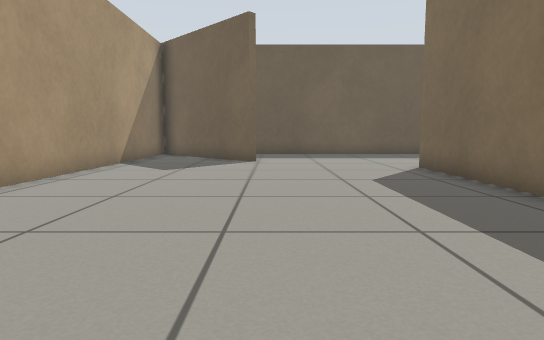
view 1 (above)

20 first-person views from a walk through a Gazebo world. The camera is 0.5 m above the floor, tilts 6° down and sees 75° across. The floor is counted in squares, 0.5 m on a side. Each view is taken from the middle of a square. On the plan, view 1 faces up. The plan holds only what a view shows up to about 13 squares ahead; the rest is blank.

view 2
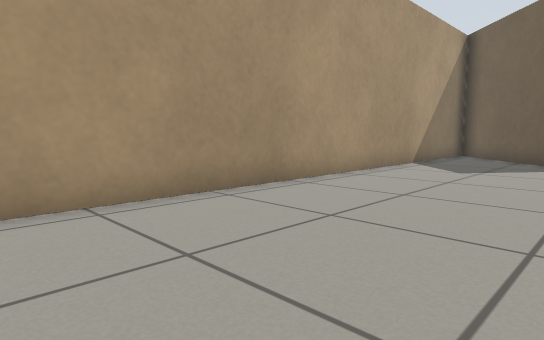

view 3
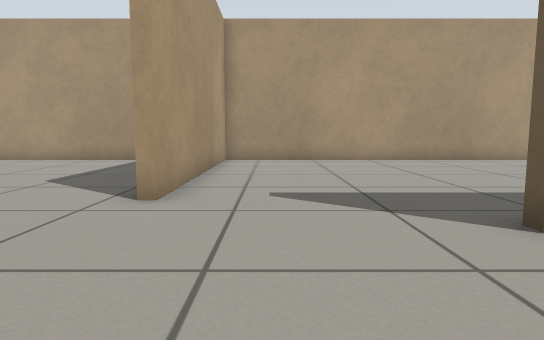

view 4
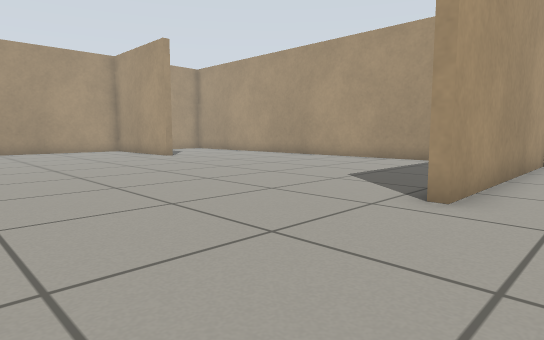

view 5
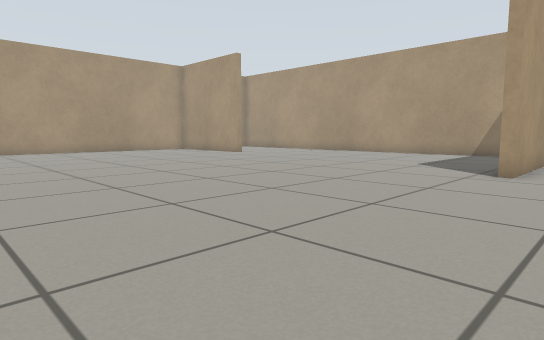

view 6
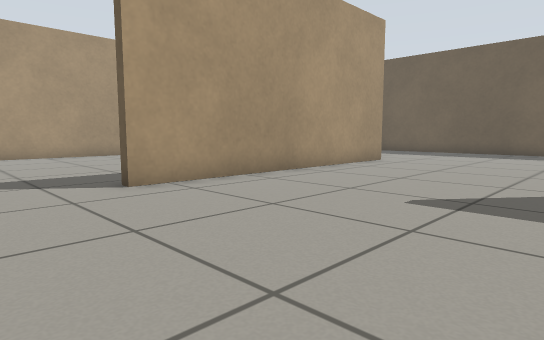

view 7
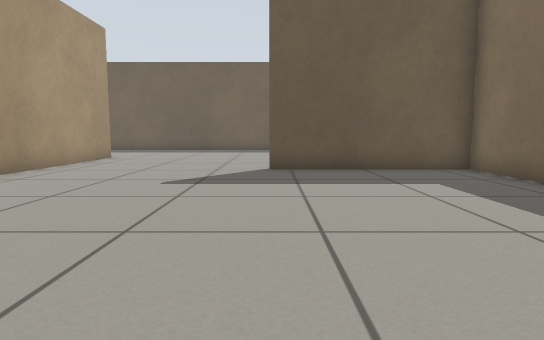

view 8
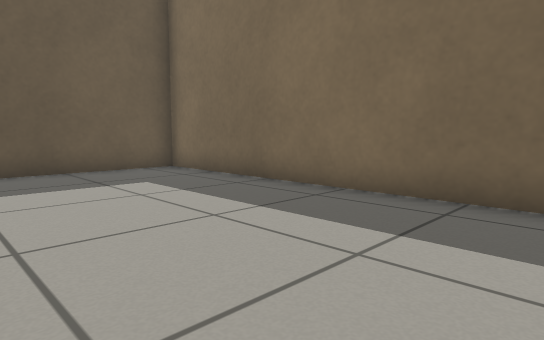

view 9
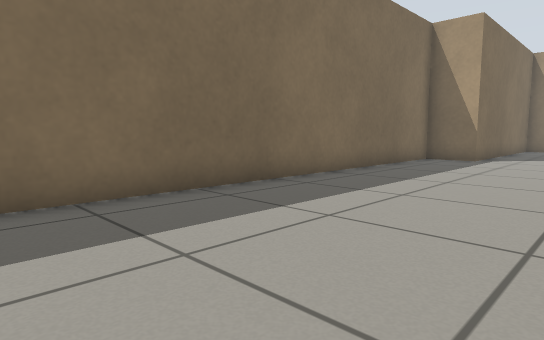

view 10
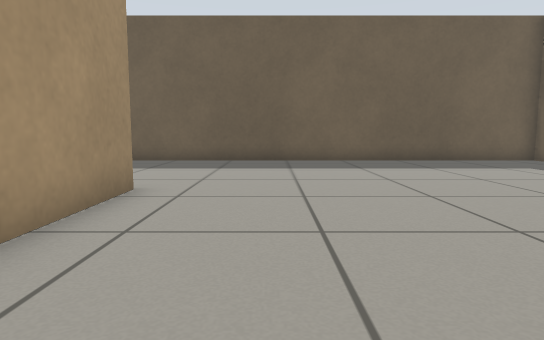

view 11
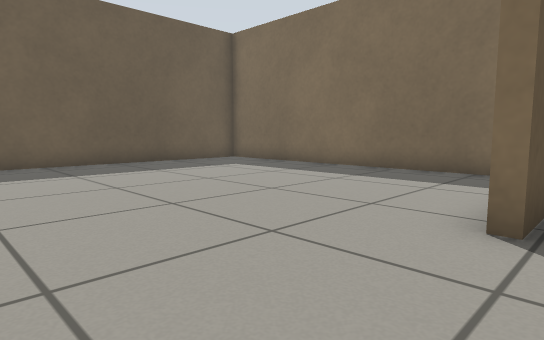

view 12
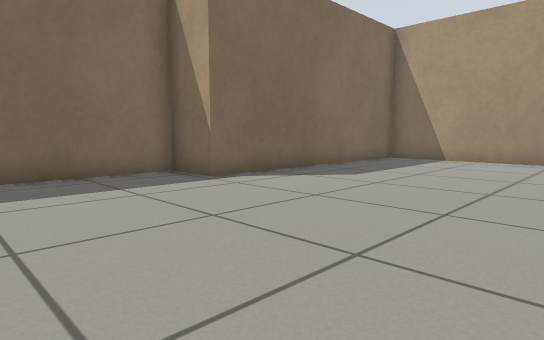

view 13
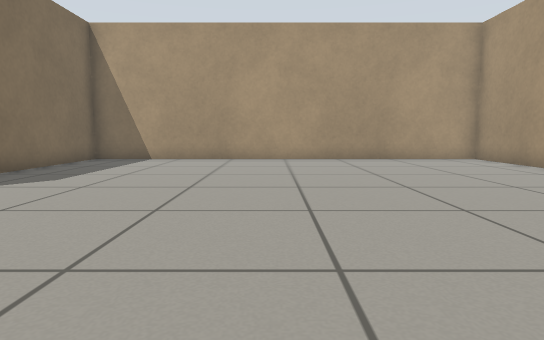

view 14
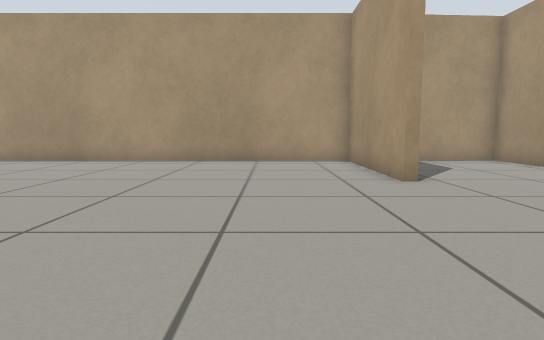

view 15
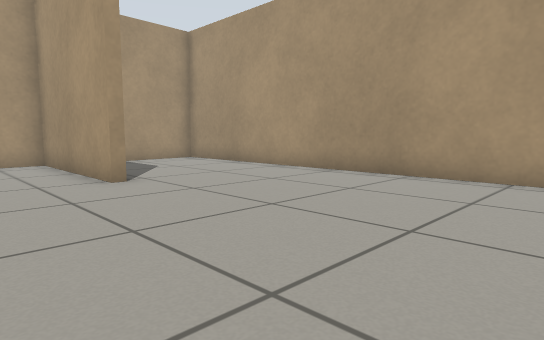

view 16
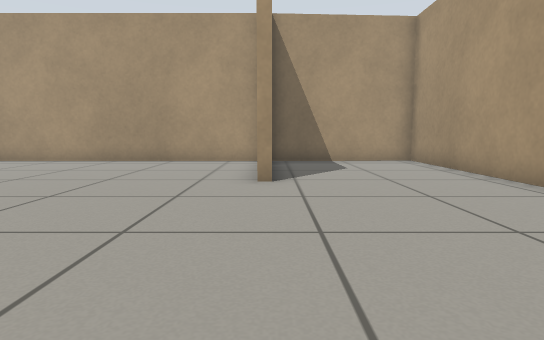

view 17
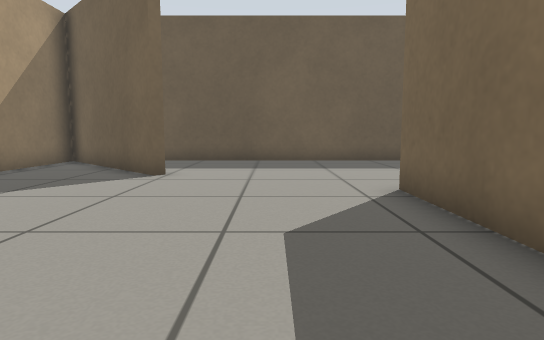

view 18
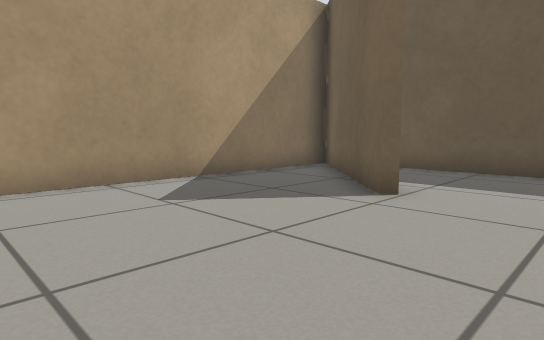

view 19
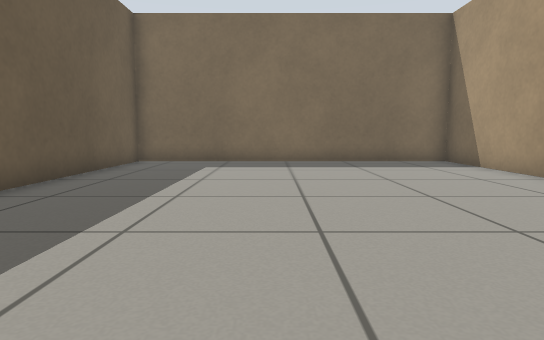

view 20
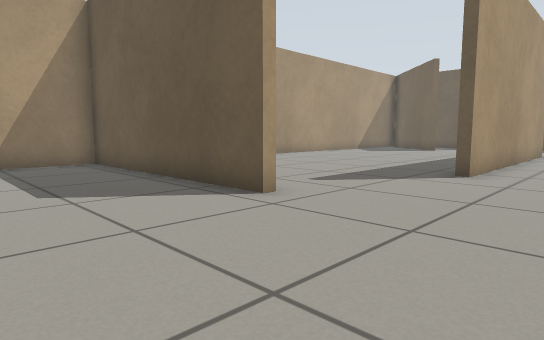

### Floor plan
Points are (right, up) in squares from view 1. A wall is a line through its corners. A room is listed if a view was taken in it or the views show most of it. See-through windows are left out.
Room 1 (views 1, 2, 17, 18)
walls: (4.3, 5.5) (4.3, 10.2); (-0.7, 12.2) (-5, 16.5) (-5, -3.7) (2.8, -3.7)
ways out: opening at (2, 11.4) to room 2; opening at (2.5, -1.5) to room 2
Room 2 (views 3, 4, 5, 6, 7, 8, 9, 10, 11, 12, 13, 14, 15, 16, 19, 20)
walls: (2.8, -3.7) (2.8, -4) (-5, -4) (-5, -21.7) (0.1, -21.4); (11.9, 5.9) (16.4, 5.9) (16.4, 16.7) (-2.6, 16.7); (-0.1, -16.2) (0.3, -16.2) (0.3, -21.4) (13.5, -21.4); (4.6, 10.2) (4.6, 0.6); (14.7, -21.4) (14.7, -12.7) (16.4, -12.7) (16.4, 5.6) (10.9, 5.6); (-3.4, -21.4) (-2.1, -21.4)
low walls: (10.9, 5.6) (10.9, 6)
ways out: opening at (2, 11.4) to room 1; opening at (2.5, -1.5) to room 1

Where each view was taken, in squares from view 1:
view 1: 0 up, 0 right, facing up
view 2: 0 up, 0 right, facing up-left
view 3: 2 down, 8 right, facing left
view 4: 2 down, 8 right, facing down-left
view 5: 2 down, 12 right, facing down-left
view 6: 2 down, 11 right, facing up-left
view 7: 4 down, 11 right, facing up
view 8: 4 down, 11 right, facing up-right
view 9: 1 up, 11 right, facing down-right
view 10: 4 up, 7 right, facing up
view 11: 5 up, 7 right, facing up-right
view 12: 8 down, 8 right, facing down-right
view 13: 8 down, 8 right, facing down
view 14: 9 down, 3 right, facing down
view 15: 9 down, 3 right, facing down-left
view 16: 9 down, 0 right, facing down
view 17: 4 up, 2 right, facing up
view 18: 7 up, 2 right, facing up-left
view 19: 12 up, 4 right, facing right
view 20: 8 down, 7 right, facing up-left
